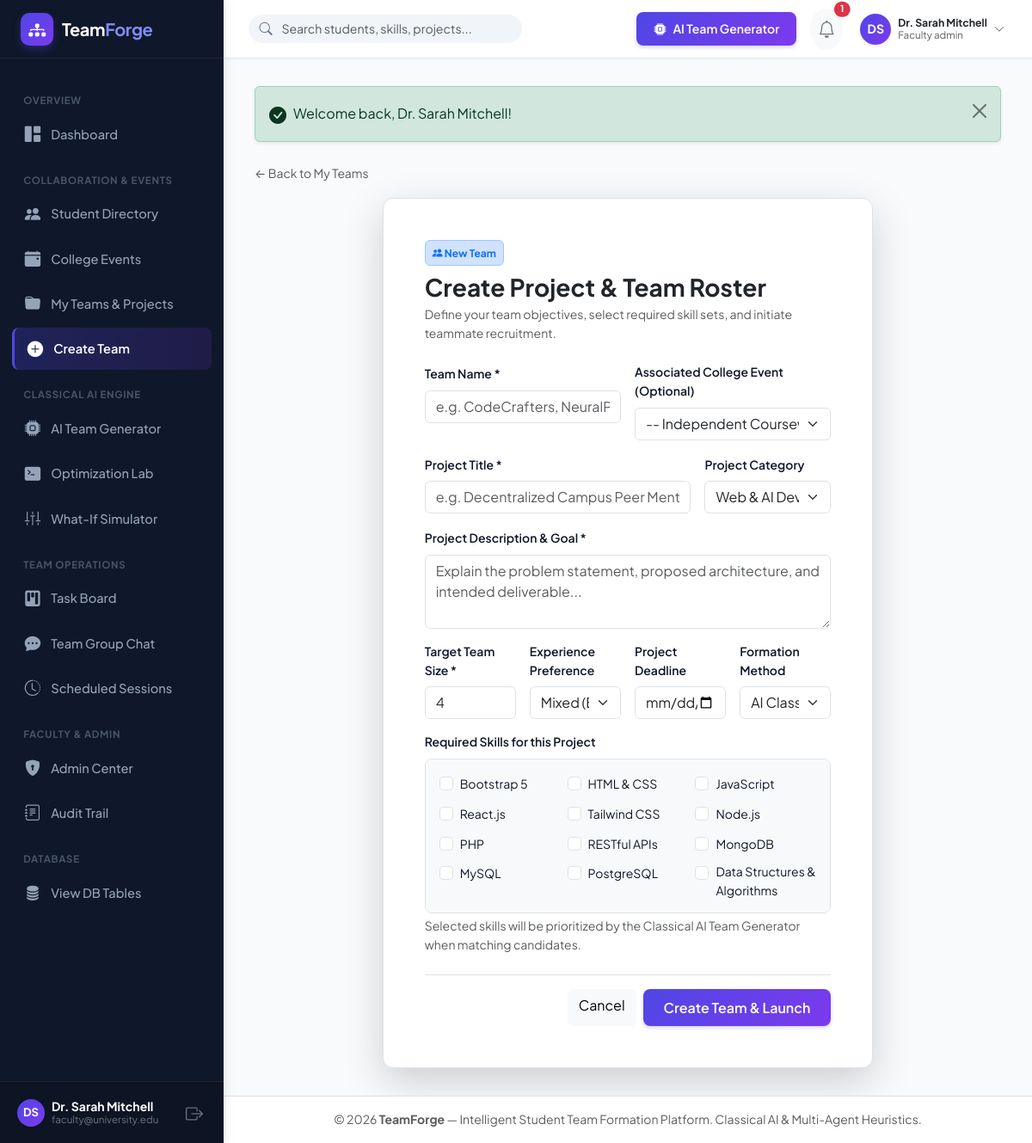
The page /teams/create.php (signed in) on the database its author committed.
### tables this page shows
CREATE TABLE `users` (
  `id` INT UNSIGNED AUTO_INCREMENT PRIMARY KEY,
  `full_name` VARCHAR(120) NOT NULL,
  `email` VARCHAR(150) NOT NULL UNIQUE,
  `password_hash` VARCHAR(255) NOT NULL,
  `role` ENUM('student', 'team_leader', 'faculty_admin') NOT NULL DEFAULT 'student',
  `avatar_url` VARCHAR(255) DEFAULT NULL,
  `student_id_number` VARCHAR(50) DEFAULT NULL,
  `department` VARCHAR(100) DEFAULT 'Computer Science & Engineering',
  `degree` VARCHAR(50) DEFAULT 'B.Tech / B.E.',
  `academic_year` ENUM('1st Year', '2nd Year', '3rd Year', '4th Year', 'Postgraduate') DEFAULT '3rd Year',
  `availability_status` ENUM('available', 'busy', 'in_team') DEFAULT 'available',
  `preferred_team_size` TINYINT UNSIGNED DEFAULT 4,
  `bio` TEXT DEFAULT NULL,
  `portfolio_url` VARCHAR(255) DEFAULT NULL,
  `github_url` VARCHAR(255) DEFAULT NULL,
  `is_verified` TINYINT(1) DEFAULT 0,
  `created_at` TIMESTAMP DEFAULT CURRENT_TIMESTAMP,
  `updated_at` TIMESTAMP DEFAULT CURRENT_TIMESTAMP ON UPDATE CURRENT_TIMESTAMP,
  INDEX `idx_users_role` (`role`),
  INDEX `idx_users_dept_year` (`department`, `academic_year`),
  INDEX `idx_users_availability` (`availability_status`)
);

CREATE TABLE `skills` (
  `id` INT UNSIGNED AUTO_INCREMENT PRIMARY KEY,
  `name` VARCHAR(80) NOT NULL UNIQUE,
  `category` ENUM('frontend', 'backend', 'database', 'ai_algo', 'ui_ux', 'devops', 'mobile', 'testing', 'general') DEFAULT 'general',
  INDEX `idx_skills_category` (`category`)
);

### includes/auth.php (called while the page is built, shortened)
<?php
require_once __DIR__ . '/helpers.php';
function currentUser(): ?array {
    static $cachedUser = null;
    if ($cachedUser !== null) {
        return $cachedUser;
    }
    $db = getDB();
    $stmt = $db->prepare("SELECT * FROM users WHERE id = ? LIMIT 1");
    $stmt->execute([$_SESSION['user_id']]);
    $user = $stmt->fetch();
    $cachedUser = $user;
    return $cachedUser;
}
function getUnreadNotificationCount(int $userId): int {
    $db = getDB();
    $stmt = $db->prepare("SELECT COUNT(*) FROM notifications WHERE user_id = ? AND is_read = 0");
    $stmt->execute([$userId]);
    return (int)$stmt->fetchColumn();
}

### teams/create.php (the view, shortened to what this page needs)
<?php
require_once __DIR__ . '/../includes/helpers.php';
require_once __DIR__ . '/../includes/auth.php';
$currentUser = currentUser();
$db = getDB();
$skillsList = $db->query("SELECT id, name, category FROM skills ORDER BY category, name ASC")->fetchAll();
include __DIR__ . '/../includes/header.php';
?>
<div class="container-fluid px-0">
    <div class="mb-3">
        <a href="<?= BASE_URL ?>/teams/my_teams.php" class="text-decoration-none text-muted small">
            &larr; Back to My Teams
        </a>
    </div>
    <div class="row justify-content-center">
        <div class="col-lg-9 col-xl-8">
            <div class="card-tf shadow-lg border p-4 p-md-5">
                <div class="d-flex align-items-center gap-2 mb-2">
                    <span class="badge bg-primary-subtle text-primary border border-primary-subtle p-2">
                        <i class="bi bi-people-fill"></i> New Team
                    </span>
                </div>
                <h3 class="fw-bold text-dark mb-1">Create Project & Team Roster</h3>
                <p class="text-muted small mb-4">Define your team objectives, select required skill sets, and initiate teammate recruitment.</p>
                <form method="POST" action="<?= BASE_URL ?>/teams/create.php">
                    <div class="row g-3 mb-3">
                        <div class="col-md-6">
                            <label class="form-label small fw-semibold">Team Name *</label>
                            <input type="text" class="form-control" name="name" required placeholder="e.g. CodeCrafters, NeuralPulse">
                        </div>
                        <div class="col-md-6">
                            <label class="form-label small fw-semibold">Associated College Event (Optional)</label>
                            <select class="form-select" name="event_id">
                                <option value="0">-- Independent Coursework / Club Project --</option>
                            </select>
                        </div>
                    </div>
                    <div class="row g-3 mb-3">
                        <div class="col-md-8">
                            <label class="form-label small fw-semibold">Project Title *</label>
                            <input type="text" class="form-control" name="project_title" required placeholder="e.g. Decentralized Campus Peer Mentorship Platform">
                        </div>
                        <div class="col-md-4">
                            <label class="form-label small fw-semibold">Project Category</label>
                            <select class="form-select" name="project_category">
                                <option value="Web & AI Development">Web & AI Development</option>
                            </select>
                        </div>
                    </div>
                    <div class="mb-3">
                        <label class="form-label small fw-semibold">Project Description & Goal *</label>
                        <textarea class="form-control" name="project_description" rows="3" required placeholder="Explain the problem statement, proposed architecture, and intended deliverable..."></textarea>
                    </div>
                    <div class="row g-3 mb-3">
                        <div class="col-md-3">
                            <label class="form-label small fw-semibold">Target Team Size *</label>
                            <input type="number" class="form-control" name="required_team_size" value="4" min="2" max="8" required>
                        </div>
                        <div class="col-md-3">
                            <label class="form-label small fw-semibold">Experience Preference</label>
                            <select class="form-select" name="preferred_experience">
                                <option value="mixed" selected>Mixed (Balanced Mentorship)</option>
                            </select>
                        </div>
                        <div class="col-md-3">
                            <label class="form-label small fw-semibold">Project Deadline</label>
                            <input type="date" class="form-control" name="project_deadline" min="<?= date('Y-m-d') ?>">
                        </div>
                        <div class="col-md-3">
                            <label class="form-label small fw-semibold">Formation Method</label>
                            <select class="form-select" name="formation_method">
                                <option value="ai_generated" selected>AI Classical Engine</option>
                            </select>
                        </div>
                    </div>
                    <div class="mb-4">
                        <label class="form-label small fw-semibold d-block mb-2">Required Skills for this Project</label>
                        <div class="p-3 border rounded-3 bg-light" style="max-height: 180px; overflow-y: auto;">
                            <div class="row g-2">
                                <?php foreach ($skillsList as $sk): ?>
                                    <div class="col-sm-6 col-md-4">
                                        <div class="form-check">
                                            <input class="form-check-input" type="checkbox" name="required_skills[]" value="<?= $sk['id'] ?>" id="sk_<?= $sk['id'] ?>">
                                            <label class="form-check-label small" for="sk_<?= $sk['id'] ?>">
                                                <?= e($sk['name']) ?>
                                            </label>
                                        </div>
                                    </div>
                                <?php endforeach; ?>
                            </div>
                        </div>
                        <div class="form-text small">Selected skills will be prioritized by the Classical AI Team Generator when matching candidates.</div>
                    </div>
                    <div class="d-flex justify-content-end gap-2 border-top pt-3">
                        <a href="<?= BASE_URL ?>/teams/my_teams.php" class="btn btn-light">Cancel</a>
                        <button type="submit" class="btn btn-tf-primary px-4">Create Team & Launch</button>
                    </div>
                </form>
            </div>
        </div>
    </div>
</div>
<?php include __DIR__ . '/../includes/footer.php'; ?>

### includes/sidebar.php (shortened to what this page needs)
<?php
$currentUser = currentUser();
$currentScript = basename($_SERVER['PHP_SELF']);
$currentDir = basename(dirname($_SERVER['PHP_SELF']));
function isActiveLink(string $targetScript, ?string $targetDir = null): string {
    global $currentScript, $currentDir;
    if ($targetDir !== null && $currentDir === $targetDir && $currentScript === $targetScript) {
        return 'active';
    }
    return '';
}
?>
<aside class="app-sidebar">
    <div class="sidebar-header">
        <a href="<?= BASE_URL ?>/dashboard.php" class="sidebar-brand">
            <div class="brand-icon">
                <i class="bi bi-diagram-3-fill"></i>
            </div>
            <div>
                <span>Team<span style="color:#818cf8;">Forge</span></span>
            </div>
        </a>
    </div>
    <div class="sidebar-menu">
        <div class="menu-category">Overview</div>
        <a href="<?= BASE_URL ?>/dashboard.php" class="nav-link-custom <?= isActiveLink('dashboard.php') ?>">
            <i class="bi bi-grid-1x2-fill"></i>
            <span>Dashboard</span>
        </a>
        <div class="menu-category">Collaboration & Events</div>
        <a href="<?= BASE_URL ?>/students/index.php" class="nav-link-custom <?= isActiveLink('index.php', 'students') ?>">
            <i class="bi bi-people-fill"></i>
            <span>Student Directory</span>
        </a>
        <a href="<?= BASE_URL ?>/events/index.php" class="nav-link-custom <?= isActiveLink('index.php', 'events') ?>">
            <i class="bi bi-calendar-event-fill"></i>
            <span>College Events</span>
        </a>
        <a href="<?= BASE_URL ?>/teams/my_teams.php" class="nav-link-custom <?= isActiveLink('my_teams.php', 'teams') ?>">
            <i class="bi bi-folder-fill"></i>
            <span>My Teams & Projects</span>
        </a>
        <a href="<?= BASE_URL ?>/teams/create.php" class="nav-link-custom <?= isActiveLink('create.php', 'teams') ?>">
            <i class="bi bi-plus-circle-fill"></i>
            <span>Create Team</span>
        </a>
        <div class="menu-category">Classical AI Engine</div>
        <a href="<?= BASE_URL ?>/ai/generator.php" class="nav-link-custom <?= isActiveLink('generator.php', 'ai') ?>">
            <i class="bi bi-cpu-fill"></i>
            <span>AI Team Generator</span>
        </a>
        <a href="<?= BASE_URL ?>/ai/optimization_lab.php" class="nav-link-custom <?= isActiveLink('optimization_lab.php', 'ai') ?>">
            <i class="bi bi-terminal-fill"></i>
            <span>Optimization Lab</span>
        </a>
        <a href="<?= BASE_URL ?>/ai/simulator.php" class="nav-link-custom <?= isActiveLink('simulator.php', 'ai') ?>">
            <i class="bi bi-sliders2-vertical"></i>
            <span>What-If Simulator</span>
        </a>
        <div class="menu-category">Team Operations</div>
        <a href="<?= BASE_URL ?>/tasks/index.php" class="nav-link-custom <?= isActiveLink('index.php', 'tasks') ?>">
            <i class="bi bi-kanban-fill"></i>
            <span>Task Board</span>
        </a>
        <a href="<?= BASE_URL ?>/chat/index.php" class="nav-link-custom <?= isActiveLink('index.php', 'chat') ?>">
            <i class="bi bi-chat-dots-fill"></i>
            <span>Team Group Chat</span>
        </a>
        <a href="<?= BASE_URL ?>/sessions/index.php" class="nav-link-custom <?= isActiveLink('index.php', 'sessions') ?>">
            <i class="bi bi-clock-history"></i>
            <span>Scheduled Sessions</span>
        </a>
        <?php if ($currentUser && $currentUser['role'] === ROLE_FACULTY_ADMIN): ?>
        <div class="menu-category">Faculty & Admin</div>
        <a href="<?= BASE_URL ?>/admin/index.php" class="nav-link-custom <?= isActiveLink('index.php', 'admin') ?>">
            <i class="bi bi-shield-lock-fill"></i>
            <span>Admin Center</span>
        </a>
        <a href="<?= BASE_URL ?>/admin/audit_logs.php" class="nav-link-custom <?= isActiveLink('audit_logs.php', 'admin') ?>">
            <i class="bi bi-journal-text"></i>
            <span>Audit Trail</span>
        </a>
        <?php endif; ?>
        <div class="menu-category">Database</div>
        <a href="<?= BASE_URL ?>/database/view_tables.php" target="_blank" class="nav-link-custom <?= isActiveLink('view_tables.php', 'database') ?>">
            <i class="bi bi-database-fill"></i>
            <span>View DB Tables</span>
        </a>
    </div>
    <div class="sidebar-footer">
        <div class="d-flex align-items-center justify-content-between">
            <div class="d-flex align-items-center gap-2 overflow-hidden">
                <?= getAvatar($currentUser, 32) ?>
                <div class="text-truncate" style="line-height:1.2;">
                    <div class="text-white small fw-bold text-truncate"><?= e($currentUser['full_name']) ?></div>
                    <div class="text-secondary text-truncate" style="font-size:0.72rem;"><?= e($currentUser['email']) ?></div>
                </div>
            </div>
            <a href="<?= BASE_URL ?>/logout.php" class="text-secondary hover-white p-1" title="Sign Out">
                <i class="bi bi-box-arrow-right fs-5"></i>
            </a>
        </div>
    </div>
</aside>

### includes/navbar.php (shortened to what this page needs)
<?php
$currentUser = currentUser();
$unreadCount = $currentUser ? getUnreadNotificationCount($currentUser['id']) : 0;
?>
<header class="app-topbar">
    <div class="d-flex align-items-center gap-3">
        <div class="topbar-search d-none d-md-block">
            <i class="bi bi-search search-icon"></i>
            <form action="<?= BASE_URL ?>/students/index.php" method="GET">
                <input type="text" name="q" class="form-control" placeholder="Search students, skills, projects...">
            </form>
        </div>
    </div>
    <div class="d-flex align-items-center gap-3">
        <a href="<?= BASE_URL ?>/ai/generator.php" class="btn btn-sm btn-tf-primary d-none d-sm-inline-flex align-items-center gap-2">
            <i class="bi bi-cpu-fill"></i>
            <span>AI Team Generator</span>
        </a>
        <div class="dropdown">
            <button class="btn btn-sm btn-light position-relative p-2 rounded-circle" type="button" data-bs-toggle="dropdown" aria-expanded="false" title="Notifications">
                <i class="bi bi-bell fs-5 text-secondary"></i>
                <?php if ($unreadCount > 0): ?>
                    <span class="position-absolute top-0 start-100 translate-middle badge rounded-pill bg-danger" style="font-size:0.68rem;">
                        <?= $unreadCount ?>
                    </span>
                <?php endif; ?>
            </button>
        </div>
        <div class="dropdown">
            <button class="btn btn-sm p-1 d-flex align-items-center gap-2 border-0 bg-transparent" type="button" data-bs-toggle="dropdown" aria-expanded="false">
                <?= getAvatar($currentUser, 36) ?>
                <div class="text-start d-none d-md-block" style="line-height: 1.2;">
                    <div class="fw-bold small text-dark"><?= e($currentUser['full_name']) ?></div>
                    <div class="text-muted" style="font-size: 0.72rem;"><?= ucfirst(str_replace('_', ' ', $currentUser['role'])) ?></div>
                </div>
                <i class="bi bi-chevron-down text-muted small d-none d-md-inline"></i>
            </button>
        </div>
    </div>
</header>

### rows shown on the page
users: full_name "Dr. Sarah Mitchell", email "faculty@university.edu", id "1", role "Faculty admin"
skills: name "Bootstrap 5"
skills: name "HTML & CSS"
skills: name "JavaScript"
skills: name "React.js"
skills: name "Tailwind CSS"
skills: name "Node.js"
skills: name "PHP"
skills: name "RESTful APIs"
skills: name "MongoDB"
skills: name "MySQL"
skills: name "PostgreSQL"
skills: name "Data Structures & Algorithms"

### other values the page prints
$initials "DS DS"
$f['message'] "Welcome back, Dr. Sarah Mitchell!"
APP_NAME "TeamForge"
